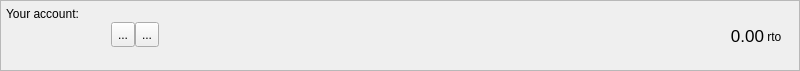
<?xml version="1.0" encoding="UTF-8"?>
<ui version="4.0">
 <class>AccountFrame</class>
 <widget class="QFrame" name="AccountFrame">
  <property name="geometry">
   <rect>
    <x>0</x>
    <y>0</y>
    <width>800</width>
    <height>71</height>
   </rect>
  </property>
  <property name="minimumSize">
   <size>
    <width>0</width>
    <height>70</height>
   </size>
  </property>
  <property name="maximumSize">
   <size>
    <width>16777215</width>
    <height>71</height>
   </size>
  </property>
  <property name="windowTitle">
   <string>Frame</string>
  </property>
  <property name="frameShape">
   <enum>QFrame::StyledPanel</enum>
  </property>
  <property name="frameShadow">
   <enum>QFrame::Plain</enum>
  </property>
  <layout class="QHBoxLayout" name="horizontalLayout_3">
   <property name="spacing">
    <number>0</number>
   </property>
   <property name="leftMargin">
    <number>5</number>
   </property>
   <property name="topMargin">
    <number>0</number>
   </property>
   <property name="rightMargin">
    <number>5</number>
   </property>
   <property name="bottomMargin">
    <number>0</number>
   </property>
   <item>
    <layout class="QVBoxLayout" name="verticalLayout_3">
     <property name="spacing">
      <number>1</number>
     </property>
     <property name="leftMargin">
      <number>0</number>
     </property>
     <property name="rightMargin">
      <number>0</number>
     </property>
     <item>
      <widget class="QLabel" name="label">
       <property name="minimumSize">
        <size>
         <width>0</width>
         <height>20</height>
        </size>
       </property>
       <property name="maximumSize">
        <size>
         <width>16777215</width>
         <height>20</height>
        </size>
       </property>
       <property name="text">
        <string>Your account:</string>
       </property>
       <property name="alignment">
        <set>Qt::AlignBottom|Qt::AlignLeading|Qt::AlignLeft</set>
       </property>
       <property name="margin">
        <number>0</number>
       </property>
       <property name="indent">
        <number>0</number>
       </property>
      </widget>
     </item>
     <item>
      <layout class="QHBoxLayout" name="horizontalLayout">
       <property name="spacing">
        <number>0</number>
       </property>
       <property name="bottomMargin">
        <number>0</number>
       </property>
       <item>
        <widget class="QLabel" name="m_addressLabel">
         <property name="sizePolicy">
          <sizepolicy hsizetype="Minimum" vsizetype="Preferred">
           <horstretch>0</horstretch>
           <verstretch>0</verstretch>
          </sizepolicy>
         </property>
         <property name="minimumSize">
          <size>
           <width>100</width>
           <height>22</height>
          </size>
         </property>
         <property name="maximumSize">
          <size>
           <width>16777215</width>
           <height>22</height>
          </size>
         </property>
         <property name="baseSize">
          <size>
           <width>0</width>
           <height>22</height>
          </size>
         </property>
         <property name="cursor">
          <cursorShape>IBeamCursor</cursorShape>
         </property>
         <property name="toolTip">
          <string>Your receiving address</string>
         </property>
         <property name="whatsThis">
          <string>This is your account address</string>
         </property>
         <property name="text">
          <string/>
         </property>
         <property name="alignment">
          <set>Qt::AlignBottom|Qt::AlignLeading|Qt::AlignLeft</set>
         </property>
         <property name="textInteractionFlags">
          <set>Qt::TextSelectableByKeyboard|Qt::TextSelectableByMouse</set>
         </property>
        </widget>
       </item>
       <item>
        <spacer name="horizontalSpacer_2">
         <property name="orientation">
          <enum>Qt::Horizontal</enum>
         </property>
         <property name="sizeType">
          <enum>QSizePolicy::Fixed</enum>
         </property>
         <property name="sizeHint" stdset="0">
          <size>
           <width>5</width>
           <height>25</height>
          </size>
         </property>
        </spacer>
       </item>
       <item>
        <widget class="QToolButton" name="m_copyButton">
         <property name="minimumSize">
          <size>
           <width>0</width>
           <height>25</height>
          </size>
         </property>
         <property name="toolTip">
          <string>Copy address</string>
         </property>
         <property name="statusTip">
          <string/>
         </property>
         <property name="whatsThis">
          <string/>
         </property>
         <property name="text">
          <string>...</string>
         </property>
         <property name="icon">
          <iconset resource="../../resources.qrc">
           <normaloff>:/icons/copy</normaloff>:/icons/copy</iconset>
         </property>
        </widget>
       </item>
       <item>
        <widget class="QToolButton" name="m_qrButton">
         <property name="minimumSize">
          <size>
           <width>0</width>
           <height>25</height>
          </size>
         </property>
         <property name="toolTip">
          <string>Show QR code</string>
         </property>
         <property name="statusTip">
          <string/>
         </property>
         <property name="text">
          <string>...</string>
         </property>
         <property name="icon">
          <iconset resource="../../resources.qrc">
           <normaloff>:/icons/qrcode</normaloff>:/icons/qrcode</iconset>
         </property>
        </widget>
       </item>
       <item>
        <spacer name="horizontalSpacer">
         <property name="orientation">
          <enum>Qt::Horizontal</enum>
         </property>
         <property name="sizeHint" stdset="0">
          <size>
           <width>0</width>
           <height>25</height>
          </size>
         </property>
        </spacer>
       </item>
       <item>
        <widget class="QLabel" name="totalBalance">
         <property name="sizePolicy">
          <sizepolicy hsizetype="Preferred" vsizetype="Preferred">
           <horstretch>0</horstretch>
           <verstretch>0</verstretch>
          </sizepolicy>
         </property>
         <property name="maximumSize">
          <size>
           <width>16777215</width>
           <height>24</height>
          </size>
         </property>
         <property name="font">
          <font>
           <pointsize>13</pointsize>
           <weight>50</weight>
           <bold>false</bold>
          </font>
         </property>
         <property name="toolTip">
          <string>Total balance</string>
         </property>
         <property name="statusTip">
          <string>Total balance</string>
         </property>
         <property name="text">
          <string>0.00</string>
         </property>
         <property name="alignment">
          <set>Qt::AlignBottom|Qt::AlignRight|Qt::AlignTrailing</set>
         </property>
         <property name="margin">
          <number>0</number>
         </property>
         <property name="textInteractionFlags">
          <set>Qt::TextSelectableByMouse</set>
         </property>
        </widget>
       </item>
       <item>
        <widget class="QLabel" name="label_2">
         <property name="sizePolicy">
          <sizepolicy hsizetype="Preferred" vsizetype="Fixed">
           <horstretch>0</horstretch>
           <verstretch>0</verstretch>
          </sizepolicy>
         </property>
         <property name="minimumSize">
          <size>
           <width>30</width>
           <height>20</height>
          </size>
         </property>
         <property name="maximumSize">
          <size>
           <width>16777215</width>
           <height>20</height>
          </size>
         </property>
         <property name="baseSize">
          <size>
           <width>-1</width>
           <height>20</height>
          </size>
         </property>
         <property name="text">
          <string> rto</string>
         </property>
         <property name="alignment">
          <set>Qt::AlignBottom|Qt::AlignLeading|Qt::AlignLeft</set>
         </property>
         <property name="margin">
          <number>0</number>
         </property>
        </widget>
       </item>
      </layout>
     </item>
     <item>
      <widget class="QLabel" name="addressStatusLabel">
       <property name="minimumSize">
        <size>
         <width>0</width>
         <height>20</height>
        </size>
       </property>
       <property name="maximumSize">
        <size>
         <width>16777215</width>
         <height>20</height>
        </size>
       </property>
       <property name="text">
        <string/>
       </property>
       <property name="alignment">
        <set>Qt::AlignLeading|Qt::AlignLeft|Qt::AlignTop</set>
       </property>
       <property name="margin">
        <number>0</number>
       </property>
       <property name="indent">
        <number>0</number>
       </property>
      </widget>
     </item>
    </layout>
   </item>
  </layout>
 </widget>
 <resources>
  <include location="../../resources.qrc"/>
 </resources>
 <connections>
  <connection>
   <sender>m_copyButton</sender>
   <signal>clicked()</signal>
   <receiver>AccountFrame</receiver>
   <slot>copyAddress()</slot>
   <hints>
    <hint type="sourcelabel">
     <x>818</x>
     <y>26</y>
    </hint>
    <hint type="destinationlabel">
     <x>422</x>
     <y>295</y>
    </hint>
   </hints>
  </connection>
  <connection>
   <sender>m_qrButton</sender>
   <signal>clicked()</signal>
   <receiver>AccountFrame</receiver>
   <slot>showQR()</slot>
   <hints>
    <hint type="sourcelabel">
     <x>802</x>
     <y>34</y>
    </hint>
    <hint type="destinationlabel">
     <x>494</x>
     <y>35</y>
    </hint>
   </hints>
  </connection>
 </connections>
 <slots>
  <slot>copyAddress()</slot>
 </slots>
</ui>
